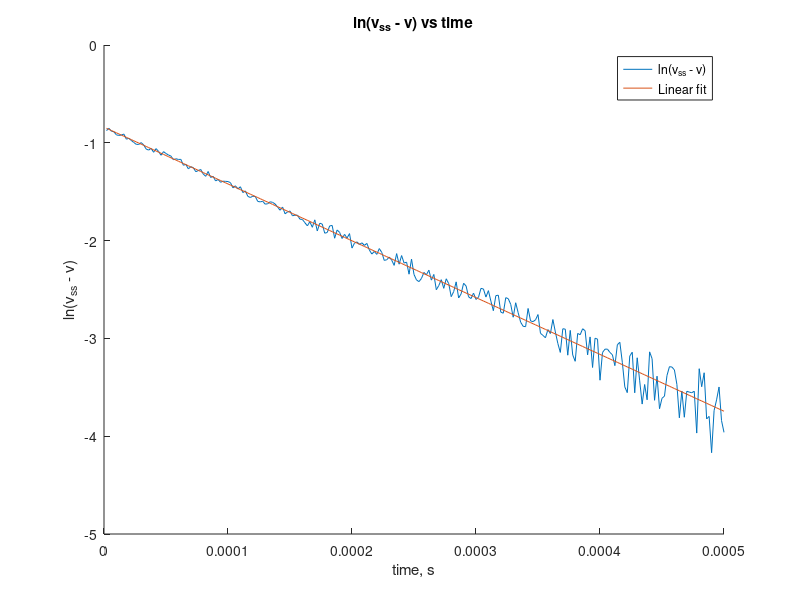
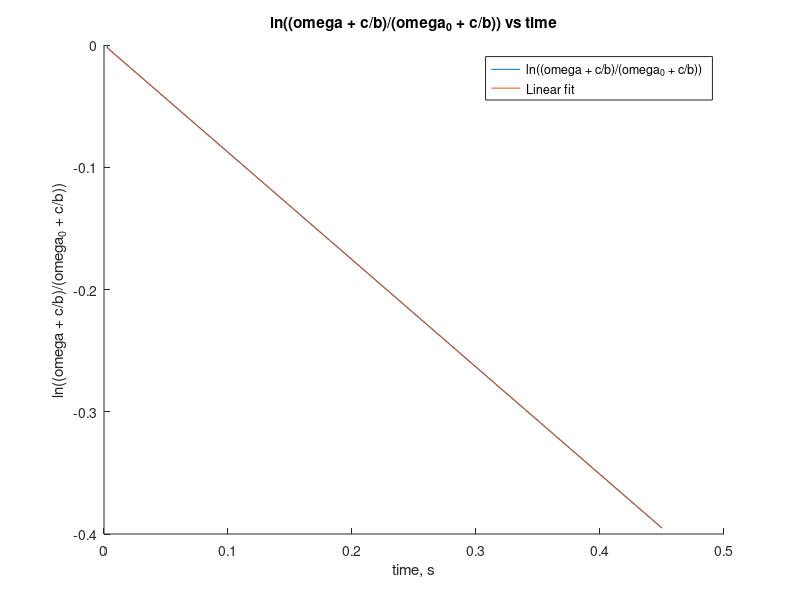
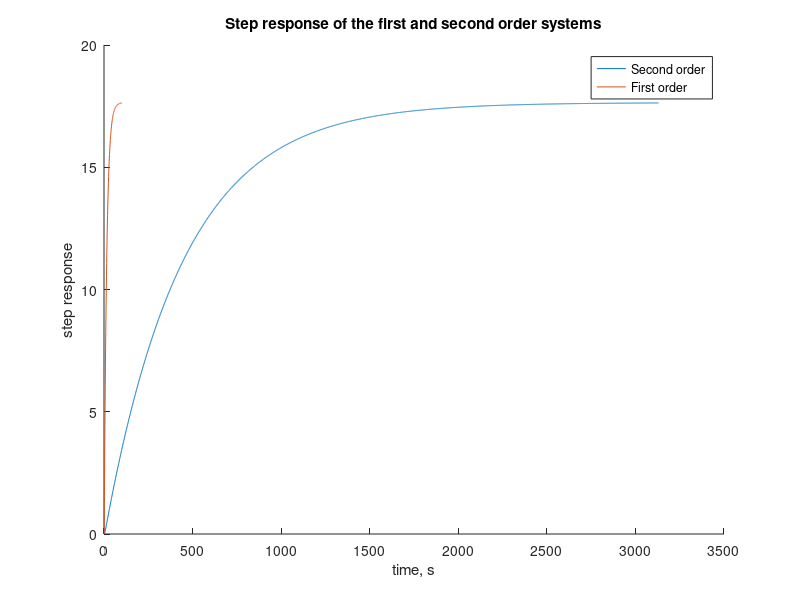
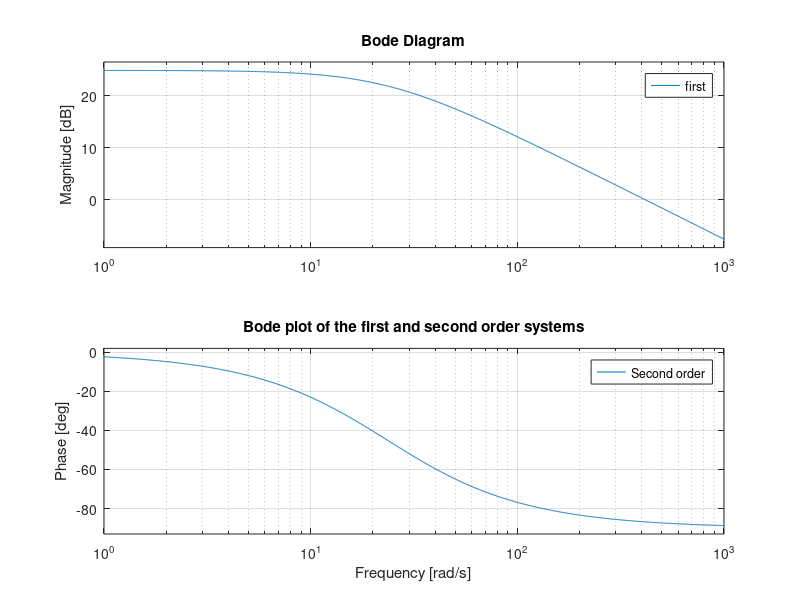

Here is the MATLAB script that generated these plots, in order:
clear;
clc;
close all;


% elect

rs = 2.5;
ra = 3.3;
vss = rs / (rs + ra);

load('prelab4.mat');
time = Elect(:,1);
voltage = Elect(:,2);

i_05 = find(time == 0.0005);

ln = log(vss - voltage);

figure;
hold on;

plot(time(1:i_05), ln(1:i_05));

coeffs = polyfit(time(1:i_05), ln(1:i_05), 1);

tau = -1 / coeffs(1);

fprintf("tau = %f\n", tau);

plot(time(1:i_05), polyval(coeffs, time(1:i_05)));

xlabel("time, s");
ylabel("ln(v_{ss} - v)");
title("ln(v_{ss} - v) vs time");
legend("ln(v_{ss} - v)", "Linear fit");

la = (ra + rs) * tau;
fprintf("La = %f\n", la);

% iner

c = 1.12E-2;
b = 3.58E-5;

figure;
time = Iner(:,1);
omega = Iner(:,2);
omega_0 = omega(1);
ln = log((omega + c/b)/(omega_0 + c/b));

i = find(time == 0.45);

hold on;
plot(time(1:i), ln(1:i));

coeffs = polyfit(time(1:i), ln(1:i), 1);

fprintf("-b/J = %f\n", coeffs(1));

j = -b / coeffs(1);

fprintf("J = %f\n", j);

plot(time(1:i), polyval(coeffs, time(1:i)));

xlabel("time, s");
ylabel("ln((\omega + c/b)/(\omega_0 + c/b))");
title("ln((\omega + c/b)/(\omega_0 + c/b)) vs time");
legend("ln((\omega + c/b)/(\omega_0 + c/b))", "Linear fit");

% inductance

second = tf(5.47E-2, [4E-8, 1.32E-4, 3.1E-3]);
first = tf(5.47E-2, [1.32E-4, 3.1E-3]);
sr_second = step(second);
sr_first = step(first);

figure;
hold on;
plot(sr_second);
plot(sr_first);
title("Step response of the first and second order systems");
legend("Second order", "First order");
xlabel("time, s");
ylabel("step response");

% bode plot

figure;
hold on;
bode(second);
bode(first);
title("Bode plot of the first and second order systems");
legend("Second order", "First order");